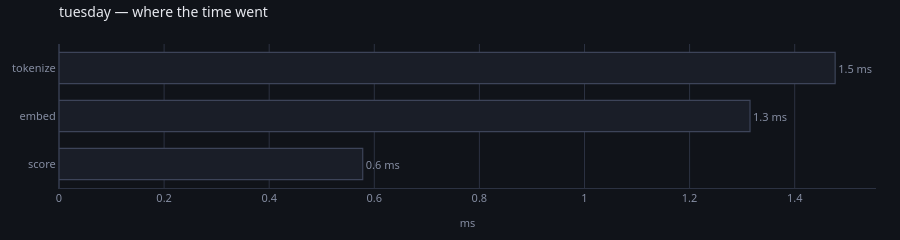

Notebook cell for this chart:
### Code cell
spent(store, run="tuesday")

### Figure 1 — Plotly figure (JSON) as saved in the notebook; plotly's stock layout.template omitted (floating-point values rounded to 4 significant figures)
{"data": [{"cliponaxis": false, "customdata": [[40, 0, 0.01445, "here"], [40, 0, 0.03288, "here"], [40, 0, 0.03692, "here"]], "hovertemplate": "<b>%{y}</b><br>%{x:.1f} ms in total<br>%{customdata[0]} runs, %{customdata[1]} read back<br>%{customdata[2]:.2f} ms each<br>%{customdata[3]}<extra></extra>", "marker": {"color": ["#1a1e28", "#1a1e28", "#1a1e28"], "line": {"color": ["#3d4459", "#3d4459", "#3d4459"], "width": 1.2}}, "orientation": "h", "text": ["0.6 ms", "1.3 ms", "1.5 ms"], "textfont": {"color": "#868ea3", "size": 11}, "textposition": "outside", "type": "bar", "x": [0.578, 1.315, 1.477], "y": ["score", "embed", "tokenize"]}], "layout": {"bargap": 0.35, "font": {"color": "#e7e9ef", "family": "system-ui, -apple-system, Segoe UI, Roboto, sans-serif", "size": 12}, "height": 212, "hoverlabel": {"align": "left", "bgcolor": "#1a1e28", "bordercolor": "#2c3242", "font": {"color": "#e7e9ef", "family": "system-ui, -apple-system, Segoe UI, Roboto, sans-serif"}}, "legend": {"bgcolor": "rgba(0,0,0,0)", "font": {"color": "#868ea3"}, "orientation": "h", "x": 1, "xanchor": "right", "y": 1.02, "yanchor": "bottom"}, "margin": {"b": 44, "l": 56, "r": 24, "t": 44}, "paper_bgcolor": "#101319", "plot_bgcolor": "#101319", "showlegend": false, "title": {"font": {"size": 14}, "text": "tuesday — where the time went", "x": 0, "xanchor": "left", "xref": "paper", "y": 0.97, "yanchor": "top"}, "xaxis": {"gridcolor": "#2c3242", "linecolor": "#2c3242", "tickfont": {"color": "#868ea3", "size": 11}, "title": {"font": {"color": "#868ea3", "size": 11}, "text": "ms"}, "zerolinecolor": "#2c3242"}, "yaxis": {"automargin": true, "gridcolor": "#2c3242", "linecolor": "#2c3242", "showgrid": false, "tickfont": {"color": "#868ea3", "size": 11}, "title": {"font": {"color": "#868ea3", "size": 11}}, "zerolinecolor": "#2c3242"}}}
